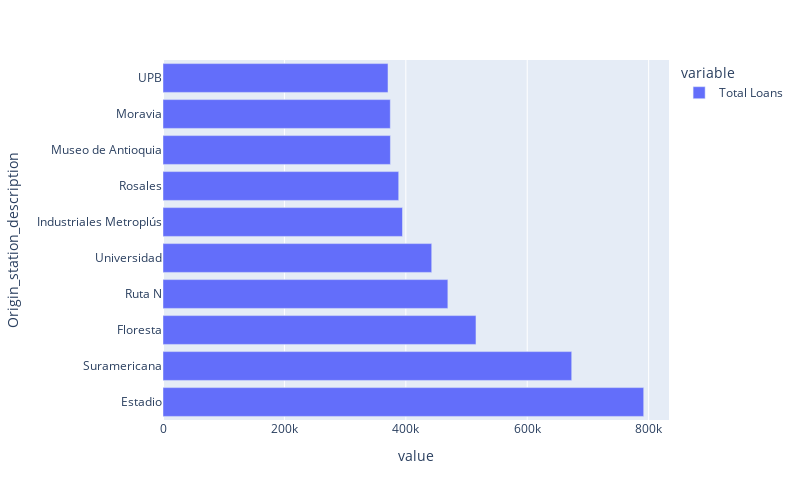

The cell this chart's notebook holds for it:
### Markdown cell above
Display only the top 10 stations with the highest loan rate

### Code cell
fig = px.bar(highest_rental_station_df.head(10), orientation='h', width=800, height=500)
fig.show()
# From looking at the graph its clear that the stations:
# 1)Estadio
# 2)Suramericana
# 3)Floresta
# These are the top 3 stations with the highest loan rate

### Figure 1 — Plotly figure (JSON) as saved in the notebook; plotly's stock layout.template omitted (floating-point values rounded to 4 significant figures)
{"data": [{"alignmentgroup": "True", "hovertemplate": "variable=Total Loans<br>value=%{x}<br>Origin_station_description=%{y}<extra></extra>", "legendgroup": "Total Loans", "marker": {"color": "#636efa"}, "name": "Total Loans", "offsetgroup": "Total Loans", "orientation": "h", "showlegend": true, "textposition": "auto", "type": "bar", "x": [791863, 673281, 515569, 469246, 442668, 394525, 388293, 374627, 374460, 370623], "xaxis": "x", "y": ["Estadio", "Suramericana", "Floresta", "Ruta N", "Universidad", "Industriales Metroplús", "Rosales", "Museo de Antioquia", "Moravia", "UPB"], "yaxis": "y"}], "layout": {"barmode": "relative", "height": 500, "legend": {"title": {"text": "variable"}, "tracegroupgap": 0}, "margin": {"t": 60}, "width": 800, "xaxis": {"anchor": "y", "domain": [0, 1], "title": {"text": "value"}}, "yaxis": {"anchor": "x", "domain": [0, 1], "title": {"text": "Origin_station_description"}}}}
